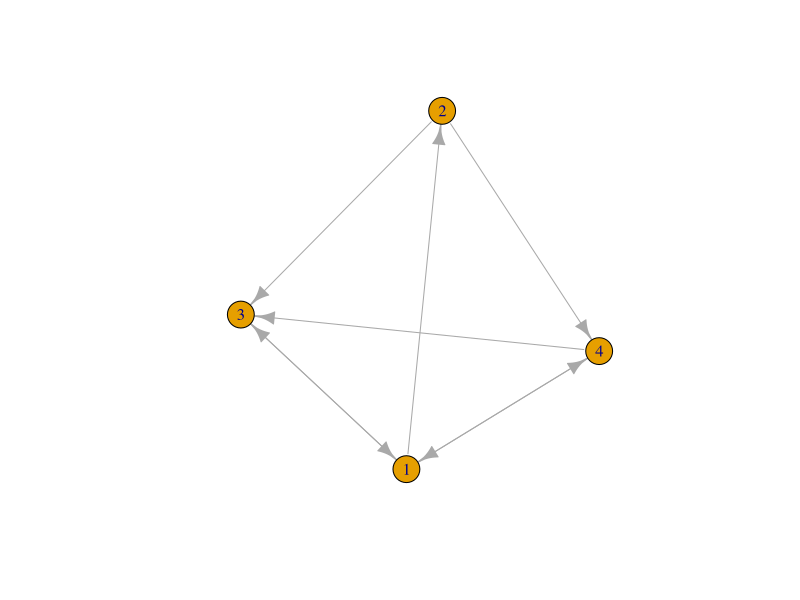
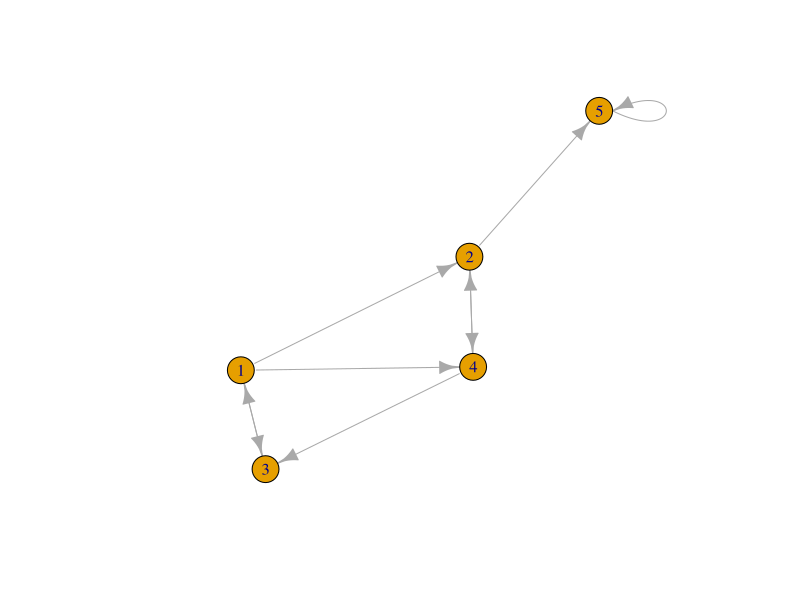

These figures' R source, in order:
## ---- chunk 1
knitr::opts_chunk$set(echo = TRUE)

library(igraph)
## ---- chunk 2
getTransMatr <- function(g){
  A <- t(as_adj(g, sparse=F))
  A <- sweep(A, 2, colSums(A), `/`)
  A[is.nan(A)] <- 0
  return(A)
}
## ---- chunk 3
getGoogleMatr <- function(A, p=.15){
  S <- A
  S[, getDanglingNodes(S)] <- rep(1 / nrow(A), nrow(A))
  G <- (1 - p) * S + p * matrix(rep(1 / nrow(A), nrow(A) ** 2), nrow = nrow(A))
  return(G)
}
## ---- chunk 4
getDanglingNodes <- function(A){
  danglingNodes <- c()
  for(i in nrow(A)){
    if(A[i,i] == 1){
      danglingNodes <- c(danglingNodes, i)
    }
  }
  return(danglingNodes)
}
## ---- chunk 5
getComponentsFromGraph <- function(g){
  components = list()
  
  for(i in unique(components(g)$membership)){
      components = append(components, list(which(components(g)$membership == i)))
  }
  
  return(components)
}
## ---- chunk 6
getPageRank <- function(A){
  G <- getGoogleMatr(A)
  vec <- Re(eigen(G)$vectors[,1])
  return(vec / sum(vec))  
}
## ---- chunk 7
g1 <- graph( c(1,2, 1,3, 1,4, 2,3, 2,4, 3,1, 4,3, 4,1 ) )

plot(g1)

get.adjacency(g1)
## ---- chunk 8
A1 <- getTransMatr(g1)
A1
## ---- chunk 9
getGoogleMatr(A1)
## ---- chunk 10
if(length(getDanglingNodes(A1)) > 0){
  print(getDanglingNodes(A1))
} else {
  cat('No dangling nodes.')
}
## ---- chunk 11
getComponentsFromGraph(g1)
## ---- chunk 12
getPageRank(A1)
## ---- chunk 13
g2 <- graph( c(1,2, 1,3,  1,4, 2,4, 2,5, 3,1, 4,2, 4,3, 5,5) )

plot(g2)
## ---- chunk 14
A2 <- getTransMatr(g2)
A2
## ---- chunk 15
getGoogleMatr(A2)
## ---- chunk 16
if(length(getDanglingNodes(A2)) > 0){
  print(getDanglingNodes(A2))
} else {
  cat('No dangling nodes.')
}
## ---- chunk 17
getComponentsFromGraph(g2)
## ---- chunk 18
getPageRank(A2)
